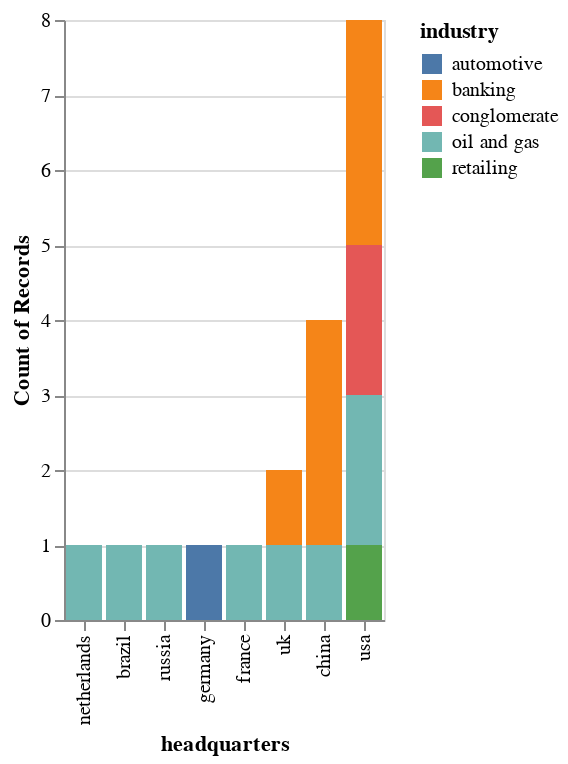

The code cell stored with this chart in its notebook:
### Code cell
hard_bar_task_table = check_task(**hard_bar_task)

### Figure 1 — Vega-Lite specification as saved in the notebook (floating-point values rounded to 4 significant figures)
{"config": {"view": {"continuousWidth": 400, "continuousHeight": 300}}, "data": {"name": "data-34a03c838475b4bfd789119a4cecc635"}, "mark": "bar", "encoding": {"color": {"field": "industry", "type": "nominal"}, "x": {"field": "headquarters", "sort": "y", "type": "nominal"}, "y": {"aggregate": "count", "field": "headquarters", "type": "quantitative"}}, "$schema": "https://vega.github.io/schema/vega-lite/v4.17.0.json", "datasets": {"data-34a03c838475b4bfd789119a4cecc635": [{"company_id": 1.0, "name": "exxonmobil", "headquarters": "usa", "industry": "oil and gas", "sales_in_billion": 433.5, "profits_in_billion": 41.1, "assets_in_billion": 331.1, "market_value_in_billion": 407.4}, {"company_id": 2.0, "name": "jpmorgan chase", "headquarters": "usa", "industry": "banking", "sales_in_billion": 110.8, "profits_in_billion": 19.0, "assets_in_billion": 2266.0, "market_value_in_billion": 170.1}, {"company_id": 3.0, "name": "general electric", "headquarters": "usa", "industry": "conglomerate", "sales_in_billion": 147.3, "profits_in_billion": 14.2, "assets_in_billion": 717.2, "market_value_in_billion": 213.7}, {"company_id": 4.0, "name": "royal dutch shell", "headquarters": "netherlands", "industry": "oil and gas", "sales_in_billion": 470.2, "profits_in_billion": 30.9, "assets_in_billion": 340.5, "market_value_in_billion": 227.6}, {"company_id": 5.0, "name": "industrial and commercial bank of china", "headquarters": "china", "industry": "banking", "sales_in_billion": 82.6, "profits_in_billion": 25.1, "assets_in_billion": 2039.0, "market_value_in_billion": 237.4}, {"company_id": 6.0, "name": "hsbc", "headquarters": "uk", "industry": "banking", "sales_in_billion": 102.0, "profits_in_billion": 16.2, "assets_in_billion": 2550.0, "market_value_in_billion": 164.3}, {"company_id": 7.0, "name": "petrochina", "headquarters": "china", "industry": "oil and gas", "sales_in_billion": 310.1, "profits_in_billion": 20.6, "assets_in_billion": 304.7, "market_value_in_billion": 294.7}, {"company_id": 8.0, "name": "berkshire hathaway", "headquarters": "usa", "industry": "conglomerate", "sales_in_billion": 143.7, "profits_in_billion": 10.3, "assets_in_billion": 392.6, "market_value_in_billion": 202.2}, {"company_id": 9.0, "name": "wells fargo", "headquarters": "usa", "industry": "banking", "sales_in_billion": 87.6, "profits_in_billion": 15.9, "assets_in_billion": 1314.0, "market_value_in_billion": 178.7}, {"company_id": 10.0, "name": "petrobras", "headquarters": "brazil", "industry": "oil and gas", "sales_in_billion": 145.9, "profits_in_billion": 20.1, "assets_in_billion": 319.4, "market_value_in_billion": 180.0}, {"company_id": 11.0, "name": "bp", "headquarters": "uk", "industry": "oil and gas", "sales_in_billion": 375.5, "profits_in_billion": 25.7, "assets_in_billion": 292.5, "market_value_in_billion": 147.4}, {"company_id": 12.0, "name": "chevron", "headquarters": "usa", "industry": "oil and gas", "sales_in_billion": 236.3, "profits_in_billion": 26.9, "assets_in_billion": 209.5, "market_value_in_billion": 218.0}, {"company_id": 13.0, "name": "china construction bank", "headquarters": "china", "industry": "banking", "sales_in_billion": 68.7, "profits_in_billion": 20.5, "assets_in_billion": 1638.0, "market_value_in_billion": 201.9}, {"company_id": 14.0, "name": "citigroup", "headquarters": "usa", "industry": "banking", "sales_in_billion": 102.6, "profits_in_billion": 11.1, "assets_in_billion": 1874.0, "market_value_in_billion": 107.5}, {"company_id": 15.0, "name": "gazprom", "headquarters": "russia", "industry": "oil and gas", "sales_in_billion": 117.6, "profits_in_billion": 31.7, "assets_in_billion": 302.6, "market_value_in_billion": 159.8}, {"company_id": 16.0, "name": "walmart", "headquarters": "usa", "industry": "retailing", "sales_in_billion": 447.0, "profits_in_billion": 15.7, "assets_in_billion": 193.4, "market_value_in_billion": 208.4}, {"company_id": 17.0, "name": "volkswagen group", "headquarters": "germany", "industry": "automotive", "sales_in_billion": 221.9, "profits_in_billion": 21.5, "assets_in_billion": 328.7, "market_value_in_billion": 79.5}, {"company_id": 18.0, "name": "total", "headquarters": "france", "industry": "oil and gas", "sales_in_billion": 216.2, "profits_in_billion": 15.9, "assets_in_billion": 213.0, "market_value_in_billion": 132.4}, {"company_id": 19.0, "name": "agricultural bank of china", "headquarters": "china", "industry": "banking", "sales_in_billion": 62.4, "profits_in_billion": 14.4, "assets_in_billion": 1564.0, "market_value_in_billion": 154.8}]}}
